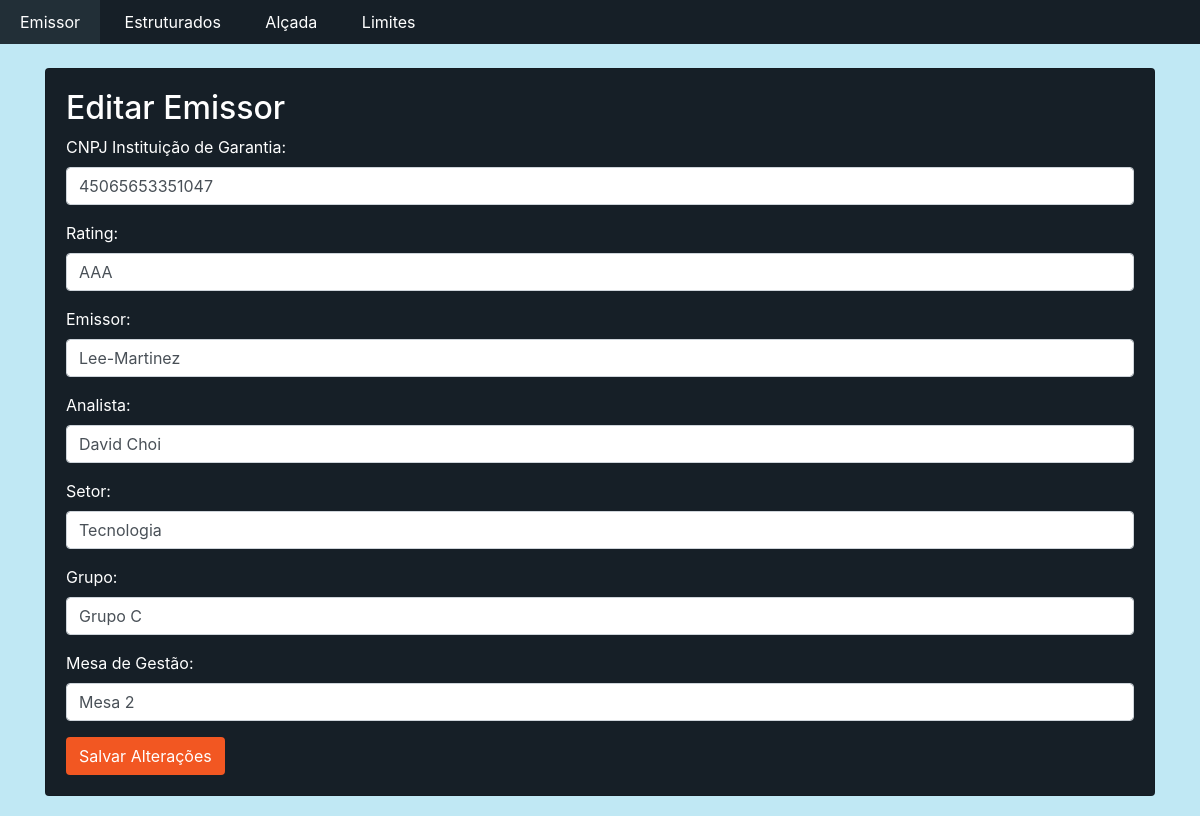
The page /editar_emissor/10928512333081 on the database its author committed.
### models/cadastro.py (models this page shows)
class Emissor(db.Model):
    cnpj = db.Column(db.String(14), primary_key=True)
    instituicao_garantia_cnpj = db.Column(db.String(14), db.ForeignKey('emissor.cnpj'), nullable=True)
    rating = db.Column(db.String(50), nullable=False)
    emissor = db.Column(db.String(50), nullable=False)
    analista = db.Column(db.String(50), nullable=False)
    setor = db.Column(db.String(50), nullable=False)
    grupo = db.Column(db.String(50), nullable=False)
    mesaGestao = db.Column(db.String(50), nullable=False)
    dtAtualizacao = db.Column(db.DateTime, nullable=False)

### controllers/emissor_controller.py (the view, shortened to what this page needs)
@app.route('/editar_emissor/<cnpj>', methods=['GET', 'POST'])
def editar_emissor(cnpj):
    emissor = Emissor.query.get_or_404(cnpj)
    return render_template('editar_emissor.html', emissor=emissor)

### templates/emissor/editar_emissor.html (shortened to what this page needs)
<!DOCTYPE html>
<html lang="pt-BR">
<head>
    <link href="https://stackpath.bootstrapcdn.com/bootstrap/4.5.2/css/bootstrap.min.css" rel="stylesheet">
</head>
<body>
    <nav class="menu">
        <a href="#">Emissor</a>
        <a href="#">Estruturados</a>
        <a href="#">Alçada</a>
        <a href="#">Limites</a>
    </nav>
    <div class="container mt-4">
        <div class="card">
            <h2>Editar Emissor</h2>
            <form method="POST" action="/editar_emissor/{{ emissor.cnpj }}">
                <div class="form-group">
                    <label for="instituicao_garantia_cnpj">CNPJ Instituição de Garantia:</label>
                    <input type="text" class="form-control" id="instituicao_garantia_cnpj" name="instituicao_garantia_cnpj" value="{{ emissor.instituicao_garantia_cnpj }}">
                </div>
                <div class="form-group">
                    <label for="rating">Rating:</label>
                    <input type="text" class="form-control" id="rating" name="rating" value="{{ emissor.rating }}" required>
                </div>
                <div class="form-group">
                    <label for="emissor">Emissor:</label>
                    <input type="text" class="form-control" id="emissor" name="emissor" value="{{ emissor.emissor }}" required>
                </div>
                <div class="form-group">
                    <label for="analista">Analista:</label>
                    <input type="text" class="form-control" id="analista" name="analista" value="{{ emissor.analista }}" required>
                </div>
                <div class="form-group">
                    <label for="setor">Setor:</label>
                    <input type="text" class="form-control" id="setor" name="setor" value="{{ emissor.setor }}" required>
                </div>
                <div class="form-group">
                    <label for="grupo">Grupo:</label>
                    <input type="text" class="form-control" id="grupo" name="grupo" value="{{ emissor.grupo }}" required>
                </div>
                <div class="form-group">
                    <label for="mesaGestao">Mesa de Gestão:</label>
                    <input type="text" class="form-control" id="mesaGestao" name="mesaGestao" value="{{ emissor.mesaGestao }}" required>
                </div>
                <button type="submit" class="btn btn-editar">Salvar Alterações</button>
            </form>
        </div>
    </div>
</body>
</html>

### templates/emissor/editar_emissor.html (style rules this page uses)
body { background-color: rgb(192, 232, 244); }
.menu { background-color: rgb(22, 31, 39); }
.menu a { color: white; padding: 10px 20px; display: inline-block; text-decoration: none; }
.card { background-color: rgb(22, 31, 39); color: white; padding: 20px; margin: 20px 0; }
.btn-editar { background-color: rgb(242, 87, 34); color: white; }

### rows shown on the page
Emissor: instituicao_garantia_cnpj "45065653351047", rating "AAA", emissor "Lee-Martinez", analista "David Choi", setor "Tecnologia", grupo "Grupo C", mesaGestao "Mesa 2"
